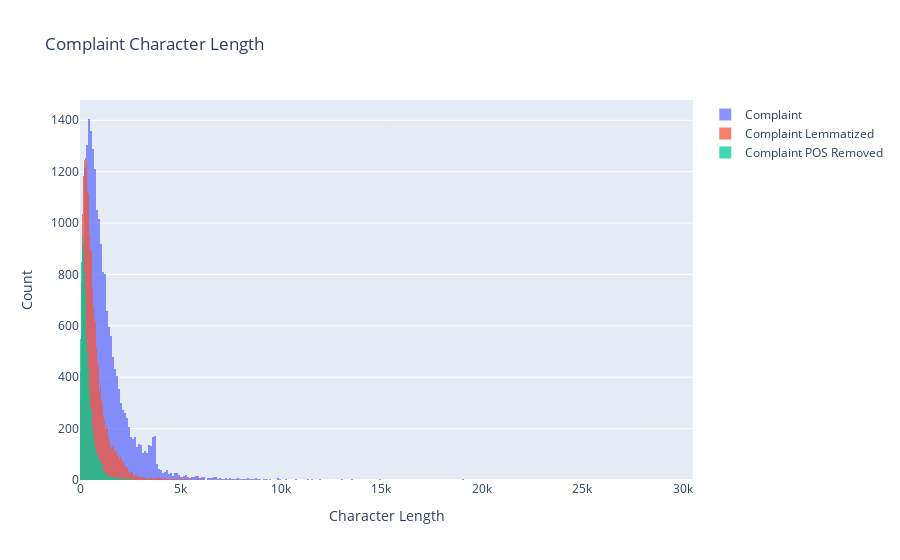

The notebook cell this image was saved under:
### Markdown cell above
##### Write the code in this task to perform the following:

##### Visualise the data according to the 'Complaint' character length
##### Using a word cloud find the top 40 words by frequency among all the articles after processing the text
##### Find the top unigrams,bigrams and trigrams by frequency among all the complaints after processing the text.

### Code cell
# Write your code here to visualise the data according to the 'Complaint' character length
df_clean['complaint_length'] = df_clean['complaintwhathappened'].str.len()
df_clean['complaintwhathappened_lemmatized_length'] = df_clean['complaintwhathappened_lemmatized'].str.len()
df_clean['complaint_POS_removed_length'] = df_clean['complaint_POS_removed'].str.len()

fig = go.Figure()
fig.add_trace(go.Histogram(x=df_clean['complaint_length'], name='Complaint'))
fig.add_trace(go.Histogram(x=df_clean['complaintwhathappened_lemmatized_length'], name='Complaint Lemmatized'))
fig.add_trace(go.Histogram(x=df_clean['complaint_POS_removed_length'], name='Complaint POS Removed'))
fig.update_layout(barmode='overlay', title='Complaint Character Length', xaxis_title='Character Length', yaxis_title='Count')
fig.update_traces(opacity=0.75)
fig.show()

### Figure 1 — Plotly figure (JSON) as saved in the notebook; plotly's stock layout.template omitted (floating-point values rounded to 4 significant figures; data arrays with more than 128 entries replaced by an {"elided": "..."} marker saying what was removed)
{"data": [{"name": "Complaint", "opacity": 0.75, "type": "histogram", "x": {"elided": "21072 int values"}}, {"name": "Complaint Lemmatized", "opacity": 0.75, "type": "histogram", "x": {"elided": "21072 int values"}}, {"name": "Complaint POS Removed", "opacity": 0.75, "type": "histogram", "x": {"elided": "21072 int values"}}], "layout": {"autosize": true, "barmode": "overlay", "title": {"text": "Complaint Character Length"}, "xaxis": {"autorange": true, "range": [-0.5, 30500.0], "title": {"text": "Character Length"}, "type": "linear"}, "yaxis": {"autorange": true, "range": [0, 1479.0], "title": {"text": "Count"}}}}
